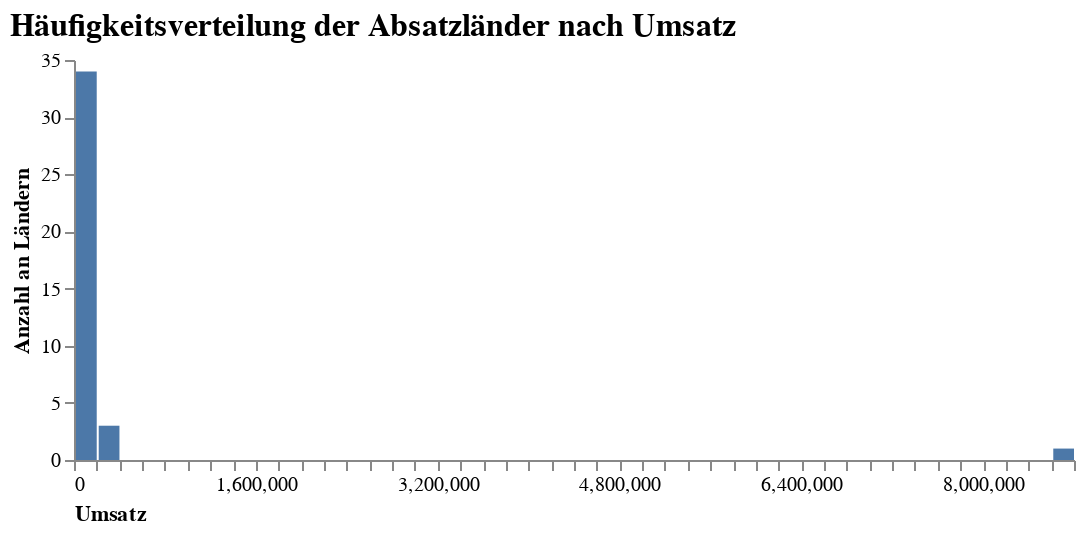

The notebook cell this image was saved under:
### Code cell
# Umsatz der Länder
df_plot = df_sales.groupby("Country").sum().sort_values(["TotalPrice"], ascending=False)[:75]
df_plot["Country"] = df_plot.index

# Visualisierung der Häufigkeitsverteilung der 75 umsatzstärksten Kunden nach dem Umsatz
alt.Chart(df_plot).mark_bar().encode(
    x=alt.X("TotalPrice:Q",
            bin=alt.BinParams(maxbins=60),
            axis=alt.Axis(title="Umsatz", 
                          labelAngle=0,
                          titleAnchor="start",
                          grid=False)),
    y=alt.Y("count()",
            axis=alt.Axis(title = "Anzahl an Ländern",
                          titleAnchor="middle",
                          grid=False))
).properties(
    title="Häufigkeitsverteilung der Absatzländer nach Umsatz",
    width=500,
    height=200
).configure_view(
    strokeWidth=0
).configure_title( 
    fontSize=16,
    font='Arial',
    color='black',
    anchor='start'
)

### Figure 1 — Vega-Lite specification as saved in the notebook (floating-point values rounded to 4 significant figures)
{"config": {"view": {"continuousWidth": 400, "continuousHeight": 300, "strokeWidth": 0}, "title": {"anchor": "start", "color": "black", "font": "Arial", "fontSize": 16}}, "data": {"name": "data-bb81d09fd94760cd0019f6b2fe624145"}, "mark": "bar", "encoding": {"x": {"type": "quantitative", "axis": {"grid": false, "labelAngle": 0, "title": "Umsatz", "titleAnchor": "start"}, "bin": {"maxbins": 60}, "field": "TotalPrice"}, "y": {"type": "quantitative", "aggregate": "count", "axis": {"grid": false, "title": "Anzahl an Ländern", "titleAnchor": "middle"}}}, "height": 200, "title": "Häufigkeitsverteilung der Absatzländer nach Umsatz", "width": 500, "$schema": "https://vega.github.io/schema/vega-lite/v4.8.1.json", "datasets": {"data-bb81d09fd94760cd0019f6b2fe624145": [{"Quantity": 4721395, "UnitPrice": 1596000.0, "TotalPrice": 8749000.0, "Country": "United Kingdom"}, {"Quantity": 200834, "UnitPrice": 5687.0, "TotalPrice": 283900.0, "Country": "Netherlands"}, {"Quantity": 147442, "UnitPrice": 31440.0, "TotalPrice": 276400.0, "Country": "EIRE"}, {"Quantity": 118140, "UnitPrice": 23550.0, "TotalPrice": 205600.0, "Country": "Germany"}, {"Quantity": 111272, "UnitPrice": 21650.0, "TotalPrice": 184800.0, "Country": "France"}, {"Quantity": 84208, "UnitPrice": 3262.0, "TotalPrice": 138200.0, "Country": "Australia"}, {"Quantity": 27742, "UnitPrice": 7768.0, "TotalPrice": 55730.0, "Country": "Spain"}, {"Quantity": 30528, "UnitPrice": 5433.0, "TotalPrice": 53090.0, "Country": "Switzerland"}, {"Quantity": 26016, "UnitPrice": 657.2, "TotalPrice": 37420.0, "Country": "Japan"}, {"Quantity": 22962, "UnitPrice": 5888.0, "TotalPrice": 36930.0, "Country": "Belgium"}, {"Quantity": 36042, "UnitPrice": 854.8, "TotalPrice": 36840.0, "Country": "Sweden"}, {"Quantity": 19278, "UnitPrice": 3432.0, "TotalPrice": 32450.0, "Country": "Norway"}, {"Quantity": 16153, "UnitPrice": 3746.0, "TotalPrice": 27020.0, "Country": "Portugal"}, {"Quantity": 9490, "UnitPrice": 3097.0, "TotalPrice": 20160.0, "Country": "Channel Islands"}, {"Quantity": 10608, "UnitPrice": 1917.0, "TotalPrice": 18340.0, "Country": "Finland"}, {"Quantity": 8193, "UnitPrice": 967.6, "TotalPrice": 18210.0, "Country": "Denmark"}, {"Quantity": 8067, "UnitPrice": 2771.0, "TotalPrice": 15820.0, "Country": "Italy"}, {"Quantity": 6359, "UnitPrice": 3170.0, "TotalPrice": 13250.0, "Country": "Cyprus"}, {"Quantity": 4768, "UnitPrice": 927.9, "TotalPrice": 9953.0, "Country": "Hong Kong"}, {"Quantity": 5234, "UnitPrice": 791.1, "TotalPrice": 9120.0, "Country": "Singapore"}, {"Quantity": 4844, "UnitPrice": 1146.0, "TotalPrice": 8743.0, "Country": "Austria"}, {"Quantity": 4409, "UnitPrice": 1071.0, "TotalPrice": 8135.0, "Country": "Israel"}, {"Quantity": 3675, "UnitPrice": 1177.0, "TotalPrice": 6975.0, "Country": "Poland"}, {"Quantity": 3300, "UnitPrice": 1204.0, "TotalPrice": 4750.0, "Country": "Unspecified"}, {"Quantity": 1550, "UnitPrice": 518.3, "TotalPrice": 4426.0, "Country": "Greece"}, {"Quantity": 2458, "UnitPrice": 481.2, "TotalPrice": 4310.0, "Country": "Iceland"}, {"Quantity": 2458, "UnitPrice": 413.3, "TotalPrice": 3580.0, "Country": "USA"}, {"Quantity": 2762, "UnitPrice": 359.6, "TotalPrice": 3115.0, "Country": "Canada"}, {"Quantity": 958, "UnitPrice": 400.2, "TotalPrice": 2071.0, "Country": "Malta"}, {"Quantity": 981, "UnitPrice": 192.4, "TotalPrice": 1865.0, "Country": "United Arab Emirates"}, {"Quantity": 386, "UnitPrice": 242.4, "TotalPrice": 1694.0, "Country": "Lebanon"}, {"Quantity": 652, "UnitPrice": 99.44, "TotalPrice": 1661.0, "Country": "Lithuania"}, {"Quantity": 490, "UnitPrice": 241.8, "TotalPrice": 1159.0, "Country": "European Community"}, {"Quantity": 356, "UnitPrice": 142.6, "TotalPrice": 1144.0, "Country": "Brazil"}, {"Quantity": 351, "UnitPrice": 248.1, "TotalPrice": 1002.0, "Country": "RSA"}, {"Quantity": 670, "UnitPrice": 38.27, "TotalPrice": 786.7, "Country": "Czech Republic"}, {"Quantity": 314, "UnitPrice": 82.76, "TotalPrice": 754.1, "Country": "Bahrain"}, {"Quantity": 80, "UnitPrice": 21.16, "TotalPrice": 145.9, "Country": "Saudi Arabia"}]}}
